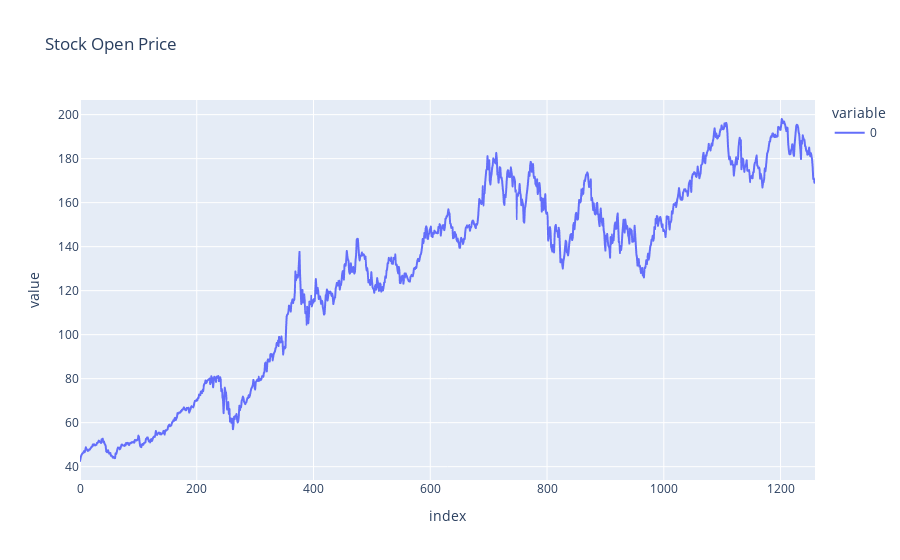

Here is the notebook cell this chart was saved with:
### Code cell
# plt.plot(ds)
px.line(ds, title='Stock Open Price')

### Figure 1 — Plotly figure (JSON) as saved in the notebook; plotly's stock layout.template omitted (floating-point values rounded to 4 significant figures; data arrays with more than 128 entries replaced by an {"elided": "..."} marker saying what was removed)
{"data": [{"hovertemplate": "variable=0<br>index=%{x}<br>value=%{y}<extra></extra>", "legendgroup": "0", "line": {"color": "#636efa", "dash": "solid"}, "marker": {"symbol": "circle"}, "mode": "lines", "name": "0", "showlegend": true, "type": "scattergl", "x": {"elided": "1260 int values"}, "xaxis": "x", "y": {"elided": "1260 float values"}, "yaxis": "y"}], "layout": {"legend": {"title": {"text": "variable"}, "tracegroupgap": 0}, "title": {"text": "Stock Open Price"}, "xaxis": {"anchor": "y", "domain": [0, 1], "title": {"text": "index"}}, "yaxis": {"anchor": "x", "domain": [0, 1], "title": {"text": "value"}}}}
